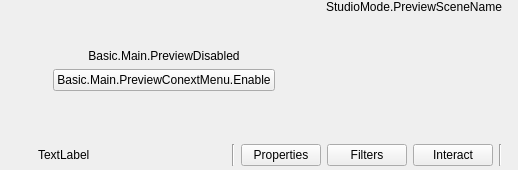
  <widget class="QWidget" name="centralwidget">
   <layout class="QVBoxLayout" name="verticalLayout">
    <property name="spacing">
     <number>0</number>
    </property>
    <property name="leftMargin">
     <number>4</number>
    </property>
    <property name="topMargin">
     <number>0</number>
    </property>
    <property name="rightMargin">
     <number>4</number>
    </property>
    <property name="bottomMargin">
     <number>0</number>
    </property>
    <item>
     <layout class="QHBoxLayout" name="horizontalLayout_2">
      <item>
       <layout class="QHBoxLayout" name="previewLayout">
        <property name="spacing">
         <number>2</number>
        </property>
        <item>
         <widget class="QFrame" name="previewDisabledWidget">
          <property name="sizePolicy">
           <sizepolicy hsizetype="Expanding" vsizetype="Expanding">
            <horstretch>0</horstretch>
            <verstretch>0</verstretch>
           </sizepolicy>
          </property>
          <layout class="QVBoxLayout" name="verticalLayout_7">
           <item>
            <spacer name="verticalSpacer_2">
             <property name="orientation">
              <enum>Qt::Vertical</enum>
             </property>
             <property name="sizeHint" stdset="0">
              <size>
               <width>20</width>
               <height>40</height>
              </size>
             </property>
            </spacer>
           </item>
           <item>
            <widget class="QLabel" name="label">
             <property name="sizePolicy">
              <sizepolicy hsizetype="Preferred" vsizetype="Preferred">
               <horstretch>0</horstretch>
               <verstretch>0</verstretch>
              </sizepolicy>
             </property>
             <property name="text">
              <string>Basic.Main.PreviewDisabled</string>
             </property>
             <property name="alignment">
              <set>Qt::AlignCenter</set>
             </property>
            </widget>
           </item>
           <item>
            <layout class="QHBoxLayout" name="horizontalLayout">
             <item>
              <spacer name="horizontalSpacer_2">
               <property name="orientation">
                <enum>Qt::Horizontal</enum>
               </property>
               <property name="sizeHint" stdset="0">
                <size>
                 <width>40</width>
                 <height>20</height>
                </size>
               </property>
              </spacer>
             </item>
             <item>
              <widget class="QPushButton" name="enablePreviewButton">
               <property name="text">
                <string>Basic.Main.PreviewConextMenu.Enable</string>
               </property>
              </widget>
             </item>
             <item>
              <spacer name="horizontalSpacer_3">
               <property name="orientation">
                <enum>Qt::Horizontal</enum>
               </property>
               <property name="sizeHint" stdset="0">
                <size>
                 <width>40</width>
                 <height>20</height>
                </size>
               </property>
              </spacer>
             </item>
            </layout>
           </item>
           <item>
            <spacer name="verticalSpacer_3">
             <property name="orientation">
              <enum>Qt::Vertical</enum>
             </property>
             <property name="sizeHint" stdset="0">
              <size>
               <width>20</width>
               <height>40</height>
              </size>
             </property>
            </spacer>
           </item>
          </layout>
         </widget>
        </item>
        <item>
         <layout class="QVBoxLayout" name="previewTextLayout">
          <property name="spacing">
           <number>0</number>
          </property>
          <item>
           <widget class="QLabel" name="previewLabel">
            <property name="sizePolicy">
             <sizepolicy hsizetype="Ignored" vsizetype="Preferred">
              <horstretch>0</horstretch>
              <verstretch>0</verstretch>
             </sizepolicy>
            </property>
            <property name="text">
             <string>StudioMode.PreviewSceneName</string>
            </property>
            <property name="alignment">
             <set>Qt::AlignLeading|Qt::AlignLeft|Qt::AlignVCenter</set>
            </property>
            <property name="themeID" stdset="0">
             <string>previewProgramLabels</string>
            </property>
           </widget>
          </item>
          <item>
           <widget class="OBSBasicPreview" name="preview">
            <property name="sizePolicy">
             <sizepolicy hsizetype="Expanding" vsizetype="Expanding">
              <horstretch>0</horstretch>
              <verstretch>0</verstretch>
             </sizepolicy>
            </property>
            <property name="minimumSize">
             <size>
              <width>32</width>
              <height>32</height>
             </size>
            </property>
            <property name="focusPolicy">
             <enum>Qt::ClickFocus</enum>
            </property>
            <property name="contextMenuPolicy">
             <enum>Qt::CustomContextMenu</enum>
            </property>
            <addaction name="actionRemoveSource"/>
           </widget>
          </item>
         </layout>
        </item>
       </layout>
      </item>
     </layout>
    </item>
    <item>
     <widget class="QFrame" name="contextContainer">
      <property name="sizePolicy">
       <sizepolicy hsizetype="Preferred" vsizetype="Preferred">
        <horstretch>0</horstretch>
        <verstretch>0</verstretch>
       </sizepolicy>
      </property>
      <property name="minimumSize">
       <size>
        <width>0</width>
        <height>30</height>
       </size>
      </property>
      <layout class="QHBoxLayout" name="horizontalLayout9">
       <property name="spacing">
        <number>6</number>
       </property>
       <property name="sizeConstraint">
        <enum>QLayout::SetDefaultConstraint</enum>
       </property>
       <property name="leftMargin">
        <number>6</number>
       </property>
       <property name="topMargin">
        <number>4</number>
       </property>
       <property name="rightMargin">
        <number>6</number>
       </property>
       <property name="bottomMargin">
        <number>4</number>
       </property>
       <item>
        <widget class="QFrame" name="contextSubContainer">
         <property name="sizePolicy">
          <sizepolicy hsizetype="Preferred" vsizetype="Preferred">
           <horstretch>0</horstretch>
           <verstretch>0</verstretch>
          </sizepolicy>
         </property>
         <property name="minimumSize">
          <size>
           <width>0</width>
           <height>0</height>
          </size>
         </property>
         <layout class="QHBoxLayout" name="horizontalLayout_5">
          <property name="spacing">
           <number>6</number>
          </property>
          <property name="leftMargin">
           <number>0</number>
          </property>
          <property name="topMargin">
           <number>0</number>
          </property>
          <property name="rightMargin">
           <number>0</number>
          </property>
          <property name="bottomMargin">
           <number>0</number>
          </property>
          <item>
           <widget class="QLabel" name="contextSourceIcon">
            <property name="sizePolicy">
             <sizepolicy hsizetype="Fixed" vsizetype="Fixed">
              <horstretch>0</horstretch>
              <verstretch>0</verstretch>
             </sizepolicy>
            </property>
            <property name="minimumSize">
             <size>
              <width>22</width>
              <height>22</height>
             </size>
            </property>
            <property name="maximumSize">
             <size>
              <width>22</width>
              <height>22</height>
             </size>
            </property>
            <property name="text">
             <string/>
            </property>
           </widget>
          </item>
          <item>
           <widget class="QLabel" name="contextSourceLabel">
            <property name="sizePolicy">
             <sizepolicy hsizetype="Preferred" vsizetype="Fixed">
              <horstretch>0</horstretch>
              <verstretch>0</verstretch>
             </sizepolicy>
            </property>
            <property name="minimumSize">
             <size>
              <width>160</width>
              <height>22</height>
             </size>
            </property>
            <property name="maximumSize">
             <size>
              <width>160</width>
              <height>22</height>
             </size>
            </property>
            <property name="text">
             <string>TextLabel</string>
            </property>
           </widget>
          </item>
          <item>
           <widget class="QLabel" name="contextSourceIconSpacer">
            <property name="sizePolicy">
             <sizepolicy hsizetype="Fixed" vsizetype="Fixed">
              <horstretch>0</horstretch>
              <verstretch>0</verstretch>
             </sizepolicy>
            </property>
            <property name="minimumSize">
             <size>
              <width>22</width>
              <height>22</height>
             </size>
            </property>
            <property name="maximumSize">
             <size>
              <width>22</width>
              <height>22</height>
             </size>
            </property>
            <property name="text">
             <string/>
            </property>
           </widget>
          </item>
          <item>
           <widget class="Line" name="line_3">
            <property name="orientation">
             <enum>Qt::Vertical</enum>
            </property>
           </widget>
          </item>
          <item>
           <widget class="QPushButton" name="sourcePropertiesButton">
            <property name="sizePolicy">
             <sizepolicy hsizetype="Minimum" vsizetype="Fixed">
              <horstretch>0</horstretch>
              <verstretch>0</verstretch>
             </sizepolicy>
            </property>
            <property name="minimumSize">
             <size>
              <width>0</width>
              <height>22</height>
             </size>
            </property>
            <property name="toolTip">
             <string>SourceProperties</string>
            </property>
            <property name="text">
             <string>Properties</string>
            </property>
            <property name="icon">
             <iconset resource="obs.qrc">
              <normaloff>:/settings/images/settings/general.svg</normaloff>:/settings/images/settings/general.svg</iconset>
            </property>
            <property name="flat">
             <bool>false</bool>
            </property>
            <property name="themeID2" stdset="0">
             <string notr="false">contextBarButton</string>
            </property>
           </widget>
          </item>
          <item>
           <widget class="QPushButton" name="sourceFiltersButton">
            <property name="minimumSize">
             <size>
              <width>0</width>
              <height>22</height>
             </size>
            </property>
            <property name="toolTip">
             <string>SourceFilters</string>
            </property>
            <property name="text">
             <string>Filters</string>
            </property>
            <property name="icon">
             <iconset resource="obs.qrc">
              <normaloff>:/res/images/filter.svg</normaloff>:/res/images/filter.svg</iconset>
            </property>
            <property name="flat">
             <bool>false</bool>
            </property>
            <property name="themeID2" stdset="0">
             <string notr="false">contextBarButton</string>
            </property>
           </widget>
          </item>
          <item>
           <widget class="QPushButton" name="sourceInteractButton">
            <property name="minimumSize">
             <size>
              <width>0</width>
              <height>22</height>
             </size>
            </property>
            <property name="toolTip">
             <string>Interact</string>
            </property>
            <property name="text">
             <string>Interact</string>
            </property>
            <property name="icon">
             <iconset resource="obs.qrc">
              <normaloff>:/res/images/interact.svg</normaloff>:/res/images/interact.svg</iconset>
            </property>
            <property name="flat">
             <bool>false</bool>
            </property>
            <property name="themeID2" stdset="0">
             <string notr="false">contextBarButton</string>
            </property>
           </widget>
          </item>
          <item>
           <widget class="Line" name="line">
            <property name="orientation">
             <enum>Qt::Vertical</enum>
            </property>
           </widget>
          </item>
         </layout>
        </widget>
       </item>
       <item>
        <widget class="QFrame" name="emptySpace">
         <property name="sizePolicy">
          <sizepolicy hsizetype="Expanding" vsizetype="Minimum">
           <horstretch>0</horstretch>
           <verstretch>0</verstretch>
          </sizepolicy>
         </property>
         <property name="minimumSize">
          <size>
           <width>0</width>
           <height>22</height>
          </size>
         </property>
         <layout class="QHBoxLayout" name="horizontalLayout_6">
          <property name="spacing">
           <number>0</number>
          </property>
          <property name="leftMargin">
           <number>0</number>
          </property>
          <property name="topMargin">
           <number>0</number>
          </property>
          <property name="rightMargin">
           <number>0</number>
          </property>
          <property name="bottomMargin">
           <number>0</number>
          </property>
         </layout>
        </widget>
       </item>
      </layout>
     </widget>
    </item>
   </layout>
  </widget>
